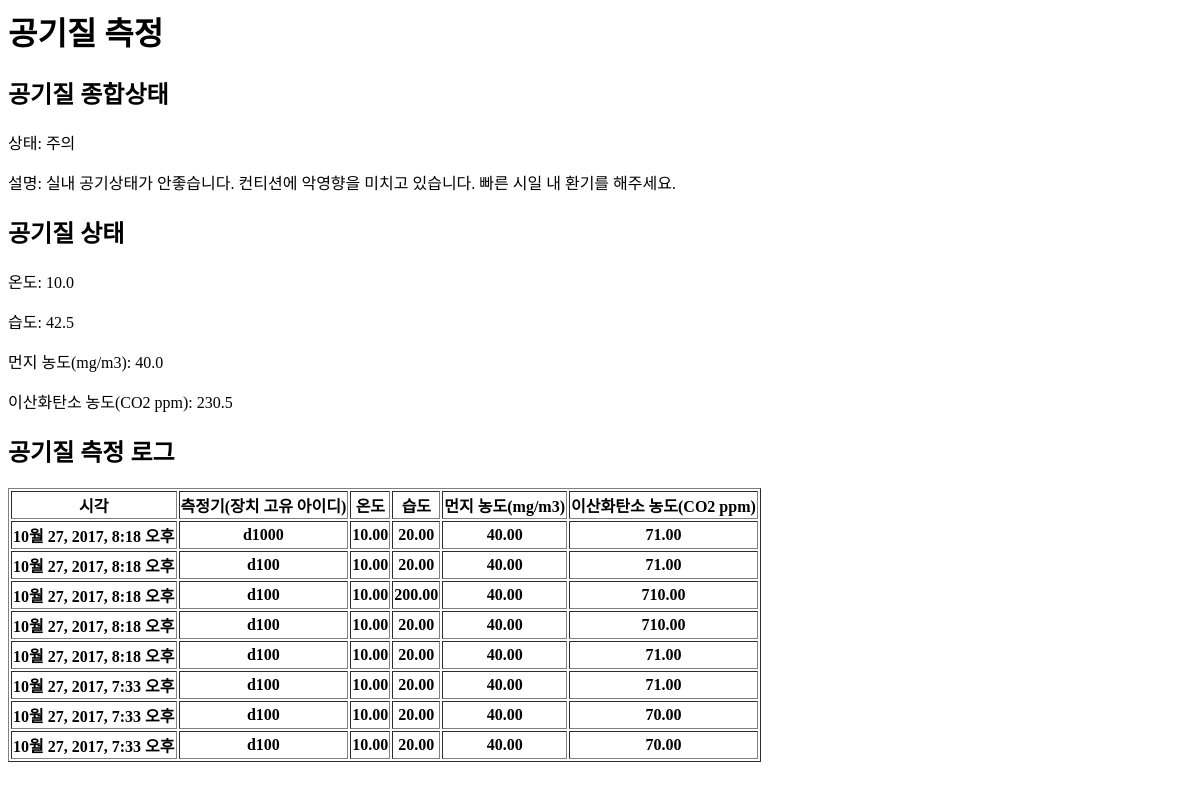
Before: / with the older database file.
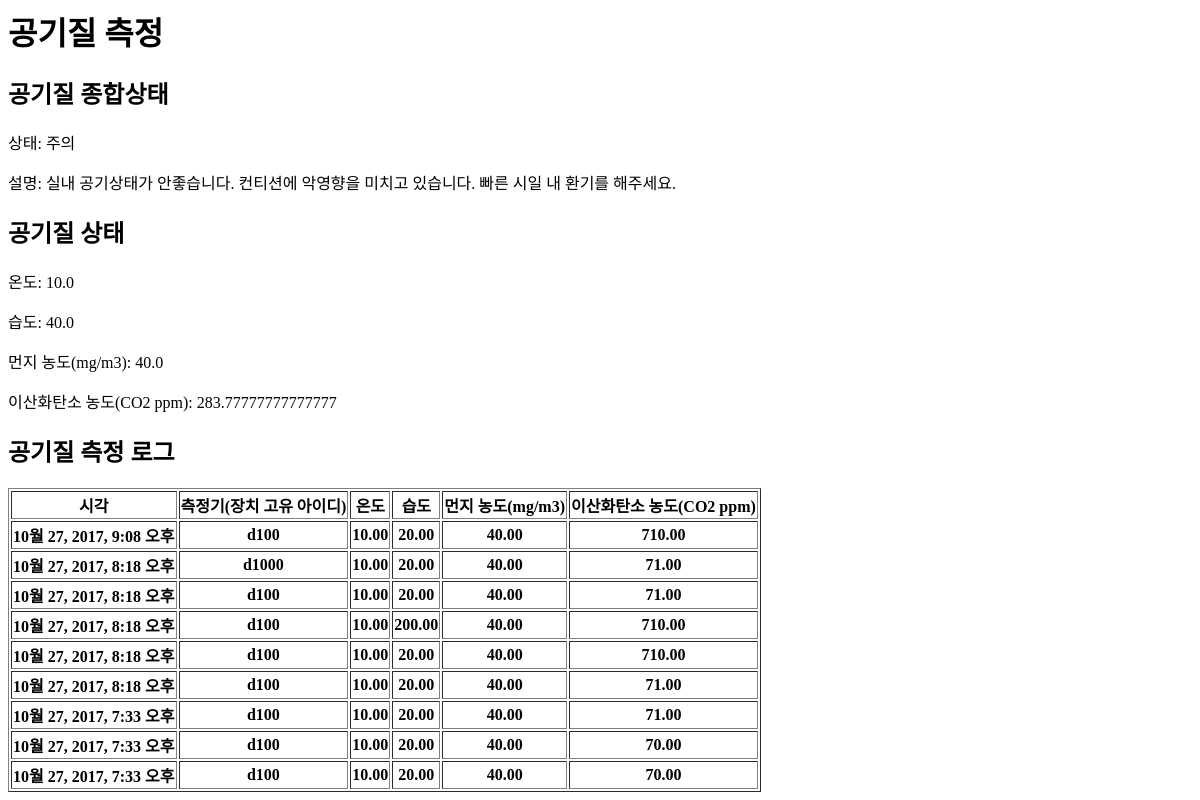
After: the same page with the newer database file.
### blog/models.py (models this page shows)
class Log(models.Model):
    device = models.TextField()
    gas = models.DecimalField(max_digits=20, decimal_places=2)
    dust = models.DecimalField(max_digits=20, decimal_places=2)
    temperature = models.DecimalField(max_digits=20, decimal_places=2)
    humidity = models.DecimalField(max_digits=20, decimal_places=2)
    created_date = models.DateTimeField(default=timezone.now)

### blog/views.py (the view)
# urls.py: url(r'^$', views.post_list, name='post_list'),
def post_list(request):
    posts = Log.objects.all().order_by('-created_date')
    rpost = Log.objects.all().filter( created_date__lte=( datetime.now() - timedelta(minutes=1) ) )
    rpost_size = float(len(rpost))
    if (rpost_size == 0.0):
        rpost_size = 1.0
    temperature = sum([float(post.temperature) for post in rpost]) / rpost_size
    humidity = sum([float(post.humidity) for post in rpost]) / rpost_size
    dust = sum([float(post.dust) for post in rpost]) / rpost_size
    gas = sum([float(post.gas) for post in rpost]) / rpost_size
    total_status, status_info = get_status(temperature, humidity, dust, gas)
    return render(
        request,
        'blog/post_list.html',
         {
             'posts': posts,
             'total_status': total_status,
             'status_info': status_info,
             'temperature': temperature,
             'humidity': humidity,
             'dust': dust,
             'gas': gas
        }
    )

### blog/views.py (called while the page is built)
def get_temp_humi(raw_temp_data, raw_humi_data):
    if (raw_temp_data >= 0):
        if (raw_temp_data < 22):
            temp = 22 - raw_temp_data;
        else:
            temp = raw_temp_data - 22;
        temp *= (20.0 / 3);
        temp = 100 - temp;
        measurement_temp_data = temp;
    else:
        measurement_temp_data = 0;
    if (raw_humi_data >= 0):
        if (raw_humi_data < 50):
            temp = 50 - raw_humi_data;
        else:
            temp = raw_humi_data - 50;
        temp *= (20.0 / 10);
        temp = 100 - temp;
        measurement_humi_data = temp;
    else:
        measurement_humi_data = 0;
    if (measurement_humi_data < 0):
        measurement_humi_data = 0;
    if (measurement_temp_data < 0):
        measurement_temp_data = 0;
    return measurement_temp_data, measurement_humi_data;

### blog/templates/blog/post_list.html (shortened to what this page needs)
<html>
    <head>
    </head>
    <body>
        <h1>공기질 측정</h1>
        <h2>공기질 종합상태</h2>
        <p>상태: {{total_status}}</p>
        <p>설명: {{status_info}}</p>
        <h2>공기질 상태</h2>
        <p>온도: {{temperature}}</p>
        <p>습도: {{humidity}}</p>
        <p>먼지 농도(mg/m3): {{dust}}</p>
        <p>이산화탄소 농도(CO2 ppm): {{gas}}</p>
        <h2>공기질 측정 로그</h2>
        <table border="1">
            <tr>
              <th>시각</th>
              <th>측정기(장치 고유 아이디)</th>
              <th>온도</th>
              <th>습도</th>
              <th>먼지 농도(mg/m3)</th>
              <th>이산화탄소 농도(CO2 ppm)</th>
            </tr>
            {% for post in posts %}
            <tr>
                <th> {{ post.created_date }}</th>
              <th> {{ post.device }}</th>
              <th> {{ post.temperature }}</th>
              <th> {{ post.humidity }}</th>
              <th> {{ post.dust }}</th>
              <th> {{ post.gas }}</th>
            </tr>
            {% endfor %}
        </table>
    </body>
</html>

Changed rows visible on the page:
added Log: created_date "10월 27, 2017, 9:08 오후", device "d100", temperature "10.00", humidity "20.00", dust "40.00", gas "710.00"
Other visible differences:
{{ humidity }}: "42.5" → "40.0"
{{ gas }}: "230.5" → "283.77777777777777"
